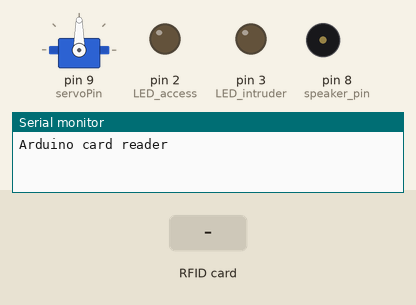
Recording of a sketch running on a simulated Arduino Uno, built with avr-gcc and run on an emulated ATmega328P. Parts: servo, output pins drawn as LEDs (lit = HIGH), buzzer (waves = sounding), the last lines printed to the serial monitor. Wiring (inferred from the names in the program): 24Cxx EEPROM at I2C address 0x50. The test bench sets the inputs (shaded band). EEPROM starts erased; pins used as bus, display or sensor lines are not drawn.

Above: at 2.7 s.
2.8 s: RFID card 5E 7A 19 C4 held to the reader
At 3.68 s:
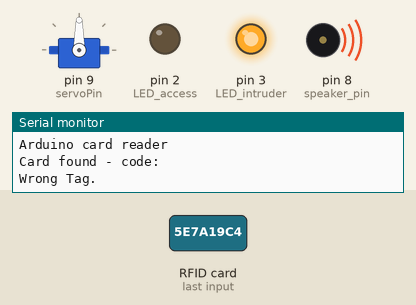
At 4.7 s:
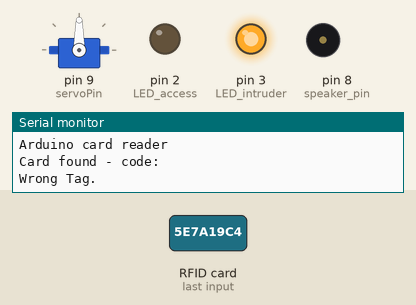
Timing chart, 0 to 7.2 s (numbered marks = the images above; inputs shaded):
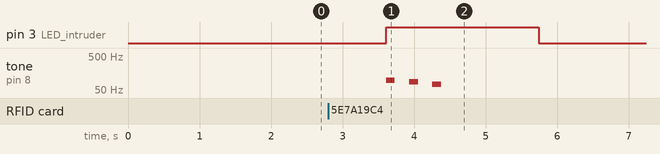

Measured:
- after the input at 2.8 s, pin 3 (LED_intruder): LOW → HIGH after 0.81 s, → LOW 2.1 s later; tone on pin 8 (speaker_pin): plays 98 Hz for 0.13 s, 87 Hz for 0.13 s, 73 Hz for 0.13 s, starting after 0.81 s

The sketch:

Card_Entry_System_read_eeprom.ino
```cpp
#include <SPI.h>
#include <RFID.h>
#include <Servo.h>
#include "pitches.h"
#include <Wire.h>
#define EEPROM_I2C_ADDRESS 0x50// eeprom의 정보가 있는 주소
RFID rfid(10, 5); // 몇 번 핀을 사용할 것인가를 정한다. 10핀: SDA, 5핀: reset

// 태그 식별에 사용되는 정보의 길이(8비트 5개의 수)
byte card[5];
byte serNum[5];
byte data[5];

int access_melody[] = {NOTE_G4, 0, NOTE_A4, 0, NOTE_B4, 0, NOTE_A4,
                       0, NOTE_B4, 0, NOTE_C5, 0
                      };// 올바른 카드를 인식했을 때 나오는 소리
int access_noteDurations[] = {8, 8, 8, 8, 8, 4, 8, 8, 8, 8, 8, 4};// 소리의 지속 시간
int fail_melody[] = {NOTE_G2, 0, NOTE_F2, 0, NOTE_D2, 0};// 소리의 음정

int fail_noteDurations[] = {8, 8, 8, 8, 8, 4};// 틀린 카드를 인식했을 때 나오는 소리의 지속 시간

// LED와 부저, 서보모터를 작동시키는데 쓰이는 UNO 핀
int LED_access = 2;
int LED_intruder = 3;
int speaker_pin = 8;
int servoPin = 9;
Servo doorLock; // 서보 모터 설정
void setup() {

  doorLock.attach(servoPin); // 서보모터를 UNO 에 연결
  Wire.begin();
  Serial.begin(9600);
  SPI.begin();

  rfid.init();
  Serial.println("Arduino card reader");
  delay(1000);

  // 이하는 핀의 상태를 출력가능한 상태로 변화하는 것.
  pinMode(LED_access, OUTPUT);
  pinMode(LED_intruder, OUTPUT);
  pinMode(speaker_pin, OUTPUT);
  pinMode(servoPin, OUTPUT);

  // eeprom 내에 있는 주소 0~4에 있는 정보를 가져온다.
  for(int i=0;i<5;i++){
    byte a= readAddress(i);
    card[i]=a;
    delay(100);
  }
}
void loop() {
  boolean card_card = true; //올바른 태그를 사용했는가를 판단
  delay(500);
  if (rfid.isCard()) {// rfid 태그를 인식했을 때
    if (rfid.readCardSerial()) {// 태그 내의 정보를 읽는다.
      delay(500);

      // 태그 내의 정보를 입력받음
      data[0] = rfid.serNum[0];
      data[1] = rfid.serNum[1];
      data[2] = rfid.serNum[2];
      data[3] = rfid.serNum[3];
      data[4] = rfid.serNum[4];

    }
    Serial.print("Card found - code:");
    for (int i = 0; i < 5; i++) {// 저장된 정보와 카드의 정보를 비교한다.
      if (data[i] != card[i]) card_card = false;// 서로 다르면 잘못된 카드를 인식했다고 판단한다.
    }
    Serial.println();
    if (card_card) { // 부저 소리가 난다.
      Serial.println("Hello!");
      for (int i = 0; i < 12; i++) {
        int access_noteDuration = 1000 / access_noteDurations[i];
        tone(speaker_pin, access_melody[i], access_noteDuration);
        int access_pauseBetweenNotes = access_noteDuration * 1.30;
        delay(access_pauseBetweenNotes);
        noTone(speaker_pin);
      }
    }
    // eeprom 내의 정보와 태그의 정보와 다를 때
    else {
      Serial.println("Wrong Tag.");
      digitalWrite(LED_intruder, HIGH);

    // 부저 소리
      for (int i = 0; i < 6; i++) {
        int fail_noteDuration = 1000 / fail_noteDurations[i];
        tone(speaker_pin, fail_melody[i], fail_noteDuration);
        int fail_pauseBetweenNotes = fail_noteDuration * 1.30;
        delay(fail_pauseBetweenNotes);
        noTone(speaker_pin);
    }
    delay(1000);
    digitalWrite(LED_intruder, LOW);
    }
    if (card_card) { //저장한 정보와 태그의 정보와 같을 경우의 녹색 LED가 켜진다.
      Serial.println("Welcome!");
      digitalWrite(LED_access, HIGH);
      doorLock.write(180);
      delay(3000);
      doorLock.write(0);
      digitalWrite(LED_access, LOW);
    }
    Serial.println();
    delay(500);

    // rfid.halt();// rfid 태그 중복해서 읽는 것을 방지 한다.
  }
}

byte readAddress(int address)// eeprom에서 읽을 주소와 읽을 바이트 수
{
  byte rData = 0xFF;
  Wire.beginTransmission(EEPROM_I2C_ADDRESS);

  Wire.write((int)(address >> 8));   // MSB
  Wire.write((int)(address & 0xFF)); // LSB
  Wire.endTransmission();

  Wire.requestFrom(EEPROM_I2C_ADDRESS, 1);

  rData =  Wire.read();// 지정한 주소에서 값을 읽어들인다.

  return rData;
}
```
